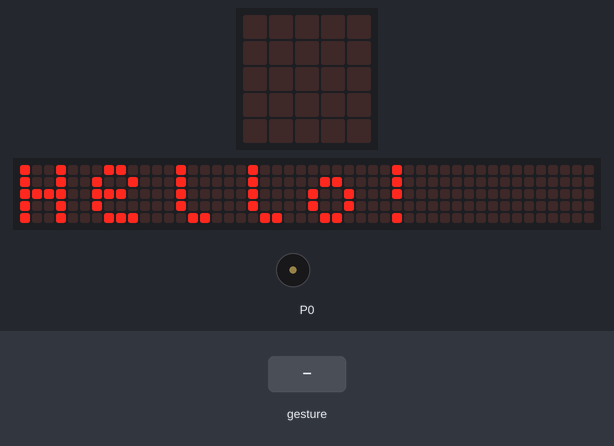
Recording of a program running on a simulated BBC micro:bit (MakeCode). On the bench: the board's 5×5 LED display, a strip that is not on the board, showing the scrolling text unrolled, buzzer (waves = sounding). Inputs (shaded band) come from the test bench. Random numbers come from a fixed seed; a tilt is held for 1.5 s and a shake lasts 1 s, then the board lies face up again; the 48×5 strip is a reading aid, not a part: it shows the text the display is scrolling, unrolled, one strip-width of it at a time.

Above: at 5.6 s.
7.6 s: gesture 'shake'
10.4 s: gesture '8g'
At 11.3 s:
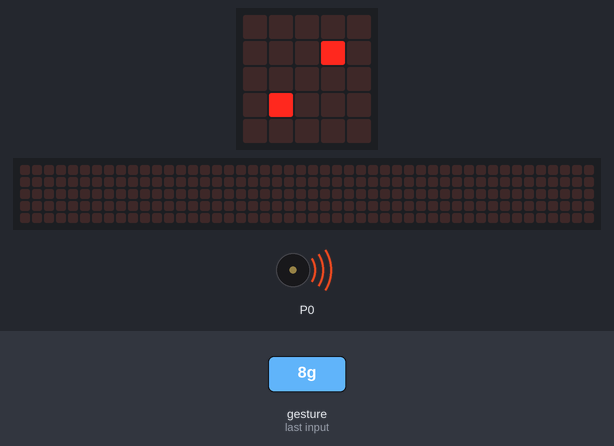
At 15.6 s:
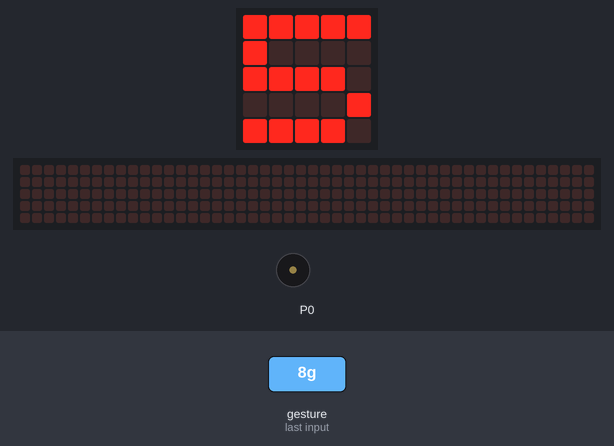
Timing chart, 0 to 17.1 s (numbered marks = the images above; inputs shaded):
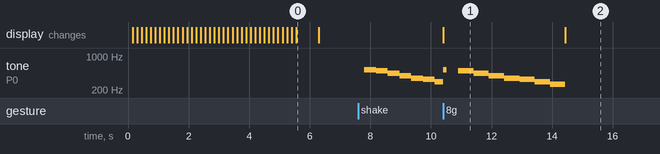

Measured:
- after the input at 7.6 s, tone on P0: plays 523 Hz for 0.39 s, 494 Hz for 0.39 s, 440 Hz for 0.39 s, 392 Hz for 0.39 s, 349 Hz for 0.39 s, 330 Hz for 0.39 s … (7 notes in this stretch), starting after 0.20 s
- what the display in image 0 shows lasts 0.7 s, from 5.6 s to 6.3 s
- what the display in image 1 shows lasts 4.0 s, from 10.4 s to 14.4 s

The program:

main.ts
```typescript
input.onGesture(Gesture.Shake, function () {
    music.playMelody("C5 B A G F E D C ", 155)
    變數 = randint(1, 6)
    if (變數 == 1) {
        basic.showLeds(`
            . . . . .
            . . . . .
            . . # . .
            . . . . .
            . . . . .
            `)
    }
    if (變數 == 2) {
        basic.showLeds(`
            . . . . .
            . . . # .
            . . . . .
            . # . . .
            . . . . .
            `)
    }
    if (變數 == 3) {
        basic.showLeds(`
            . . . . .
            . . . # .
            . . # . .
            . # . . .
            . . . . .
            `)
    }
    if (變數 == 4) {
        basic.showLeds(`
            . . . . .
            . # . # .
            . . . . .
            . # . # .
            . . . . .
            `)
    }
    if (變數 == 5) {
        basic.showLeds(`
            . . . . .
            . # . # .
            . . # . .
            . # . # .
            . . . . .
            `)
    }
    if (變數 == 6) {
        basic.showLeds(`
            . . . . .
            . # . # .
            . # . # .
            . # . # .
            . . . . .
            `)
    }
})
input.onGesture(Gesture.EightG, function () {
    music.playMelody("C5 B A G F E D C ", 120)
    basic.showNumber(randint(1, 6))
})
let 變數 = 0
basic.showString("Hello!")
```

test.ts
```typescript
// 在這裡測試；當此封包作為擴充功能時，將不會編譯此內容。
```
